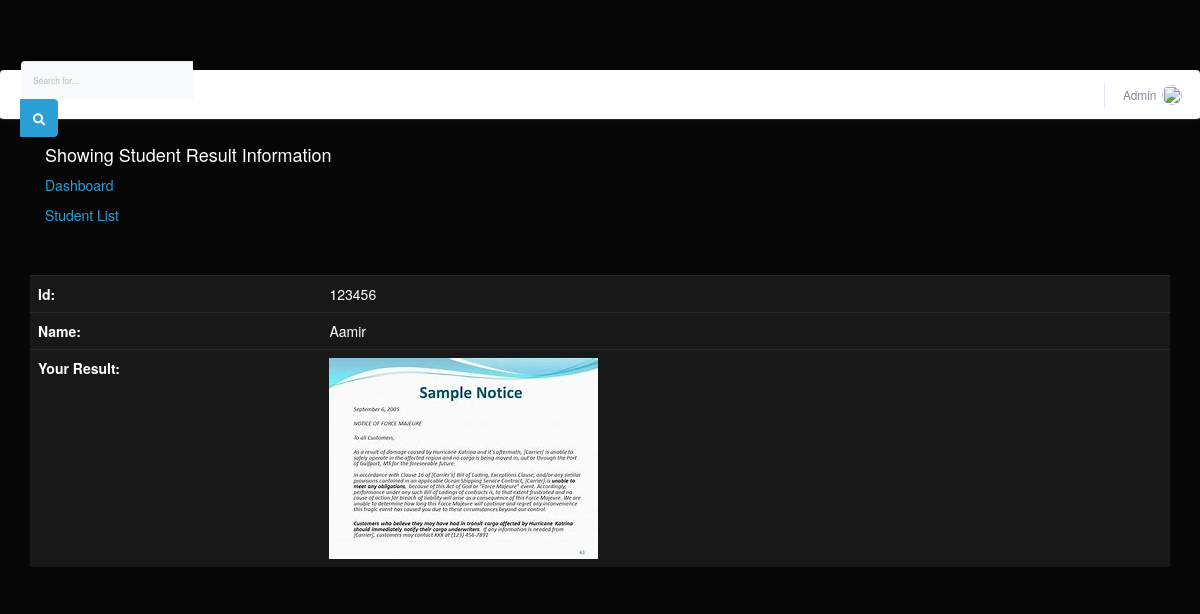
Screenshot of /student/showstudentresult.php?data_id=123456 (signed in) with the database file from the repository.
### tables this page shows
CREATE TABLE `teacher` (
  `id` int(11) NOT NULL,
  `name` varchar(50) NOT NULL,
  `password` varchar(50) NOT NULL,
  `status` int(11) NOT NULL
);

CREATE TABLE `student` (
  `stdid` int(10) NOT NULL,
  `name` varchar(50) NOT NULL,
  `class` varchar(5) NOT NULL,
  `status` int(2) NOT NULL
);

CREATE TABLE `result` (
  `stdid` int(10) NOT NULL,
  `photo` varchar(50) NOT NULL,
  `status` int(2) NOT NULL
);

### student/showstudentresult.php (the view)
<?php include("header.php");?>
<body>
<section class="banner-area relative about-banner" id="home">
		 <div class="container">
					<div class="row d-flex align-items-center justify-content-center">
						<div class="about-content col-lg-12">
							<h4>
							 Showing Student Result Information
							</h4>
							<p class="text-white link-nav"><a href="index.php">Dashboard </a>
							<p><a href="studentlist.php">Student List</a></p>
						</div>
					</div>
				</div>
			</section>
			<br><br>
			<section class="info-area pb-40">
				<div class="container-fluid">
				    <div class="col-md-12">
			<form action="" method="POST"><table class="table">
			<?php
			  include("connect.php");
			  $id=$_GET['data_id'];
			  $result=mysqli_query($con,"SELECT * from student JOIN result ON student.stdid=result.stdid where student.stdid='$id' AND student.status=1");
			   $row=mysqli_fetch_assoc($result);
			    ?>
			            <tr><td><b>Id:</td><td><?php echo ucwords($row['stdid']);?></b></td></tr>
						<tr><td><b>Name:</td><td><?php echo ucwords($row['name']);?></b></td></tr>
						<tr><td><b>Your Result:</td><td><img class="gallery_img" src="../img/result/<?php echo $row['photo'] ?>" alt="img" /></b></td></tr>
			  </table></form>
			  </div></div>
			</section>
			</body>

### student/header.php (shortened to what this page needs)
<?php  session_start();
if(isset($_SESSION['user_login']))
{ ?>
<!DOCTYPE html>
<html lang="en">
<head>
  <link href="vendor/fontawesome-free/css/all.min.css" rel="stylesheet" type="text/css">
  <link href="css/sb-admin-2.min.css" rel="stylesheet">
  <link rel="stylesheet" type="text/css" href="bootstrap/css/bootstrap.min.css" />
    <link rel="stylesheet" type="text/css" href="font-awesome/css/font-awesome.min.css" />
    <link rel="stylesheet" type="text/css" href="css/local.css" />
</head>
<body id="page-top">
    <div id="content-wrapper" class="d-flex flex-column">
      <div id="content">
        <nav class="navbar navbar-expand navbar-light bg-white topbar mb-4 static-top shadow">
          <form class="d-none d-sm-inline-block form-inline mr-auto ml-md-3 my-2 my-md-0 mw-100 navbar-search">
            <div class="input-group">
              <input type="text" class="form-control bg-light border-0 small" placeholder="Search for..." aria-label="Search" aria-describedby="basic-addon2">
              <div class="input-group-append">
                <button class="btn btn-primary" type="button">
                  <i class="fas fa-search fa-sm"></i>
                </button>
              </div>
            </div>
          </form>
          <ul class="navbar-nav ml-auto">
			<?php
				include('connect.php');
				$id = $_SESSION['user_login'];
				$result=mysqli_query($con,"select * from teacher where id=$id AND status=1");
				$row=mysqli_fetch_assoc($result);
			?>
            <li class="nav-item dropdown no-arrow">
              <a class="nav-link dropdown-toggle" href="#" id="userDropdown" role="button" data-toggle="dropdown" aria-haspopup="true" aria-expanded="false">
                <span class="mr-2 d-none d-lg-inline text-gray-600 small"><?php echo $row['name'] ?></span>
                <img class="img-profile rounded-circle" src="https://source.unsplash.com/QAB-WJcbgJk/60x60">
              </a>
            </li>
          </ul>
        </nav>
    </div>
  </div>
</body>
</html>
<?php
}
else
{
	header("Location:login.php");
}
?>

### rows the page displays
teacher: name "Admin"
student: result.stdid "123456", name "Aamir", result.photo (picture)
